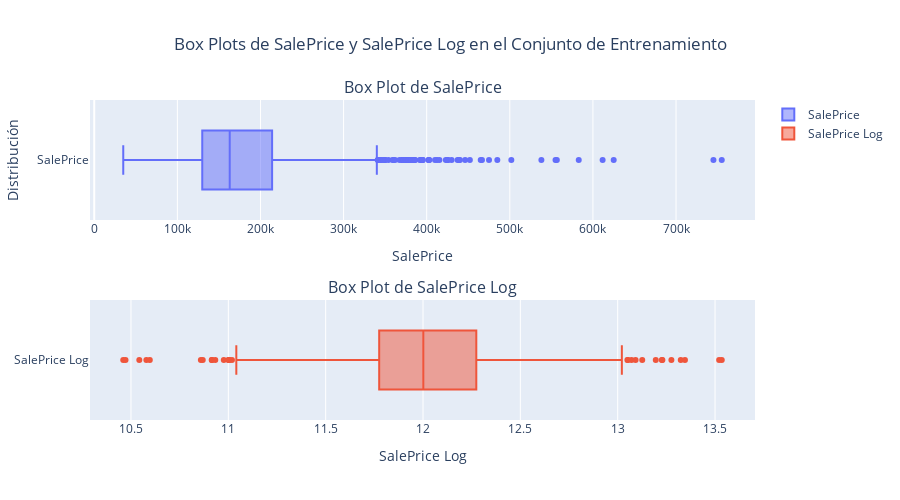

This figure's notebook cell:
### Markdown cell above
### Gráfico de caja de la target sin logaritmo

Se representa mediante un Box Plot la distribución de los precios de venta del conjunto de entrenamiento.

- **Rango Intercuartílico (IQR)**: El rango intercuartílico va de aproximadamente 129.95k a 224k.

- **Mediana (Q2)**: El valor central de la distribución está alrededor de 163k, esto indica que el 50% de las casas tienen un precio de venta entre 129.95k y 224k.

- **Valores atípicos**: Se consideran outliers a los valores a partir de 340k. 

- **Lower Fence**: El límite inferior está en 34.9k, la casa más barata del conjunto de los datos.

- **Upper Fence**: El límite superior está en 340k, cualquier valor por encima de este se considera un valor atípico.

- **Mínimo (min)**: El precio mínimo es de 34.9k.

- **Máximo (max)**: El precio máximo llega a 755k.

La mayoría de los precios de venta están concentrados entre 129.95k y 224k, con algunos valores altos que son atípicos y que exceden el límite superior de 340k, alcanzando hasta 755k. Estos valores altos pueden distorsionar los análisis estadísticos si no se tratan adecuadamente.

### Code cell
fig = sp.make_subplots(rows=2, cols=1, subplot_titles=['Box Plot de SalePrice', 'Box Plot de SalePrice Log'])

# Gráfico de caja para SalePrice (eje x para SalePrice y eje y para categorías)
fig.add_trace(go.Box(
    x=df[df["Dataset"] == "train"]['SalePrice'],  # Usamos 'x' para SalePrice
    name='SalePrice',
), row=1, col=1)

# Gráfico de caja para SalePrice_log (eje x para SalePrice_log y eje y para categorías)
fig.add_trace(go.Box(
    x=df[df["Dataset"] == "train"]['SalePrice_log'],  # Usamos 'x' para SalePrice_log
    name='SalePrice Log',
), row=2, col=1)

fig.update_layout(
    title="Box Plots de SalePrice y SalePrice Log en el Conjunto de Entrenamiento",
    title_x=0.5,
    xaxis_title='SalePrice',  
    yaxis_title='Distribución',  
    xaxis2_title='SalePrice Log', 
    height=500
)

# fig.show()

### Figure 1 — Plotly figure (JSON) as saved in the notebook; plotly's stock layout.template omitted (floating-point values rounded to 4 significant figures; data arrays with more than 128 entries replaced by an {"elided": "..."} marker saying what was removed)
{"data": [{"name": "SalePrice", "type": "box", "x": {"elided": "1460 int values"}, "xaxis": "x", "yaxis": "y"}, {"name": "SalePrice Log", "type": "box", "x": {"elided": "1460 float values"}, "xaxis": "x2", "yaxis": "y2"}], "layout": {"annotations": [{"font": {"size": 16}, "showarrow": false, "text": "Box Plot de SalePrice", "x": 0.5, "xanchor": "center", "xref": "paper", "y": 1, "yanchor": "bottom", "yref": "paper"}, {"font": {"size": 16}, "showarrow": false, "text": "Box Plot de SalePrice Log", "x": 0.5, "xanchor": "center", "xref": "paper", "y": 0.375, "yanchor": "bottom", "yref": "paper"}], "height": 500, "title": {"text": "Box Plots de SalePrice y SalePrice Log en el Conjunto de Entrenamiento", "x": 0.5}, "xaxis": {"anchor": "y", "domain": [0, 1], "title": {"text": "SalePrice"}}, "xaxis2": {"anchor": "y2", "domain": [0, 1], "title": {"text": "SalePrice Log"}}, "yaxis": {"anchor": "x", "domain": [0.625, 1], "title": {"text": "Distribución"}}, "yaxis2": {"anchor": "x2", "domain": [0, 0.375]}}}
